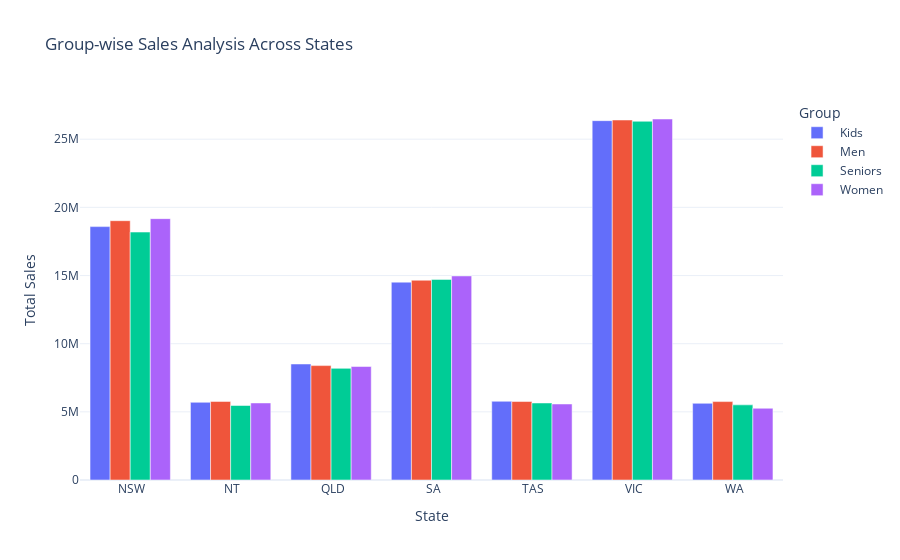

The cell this chart's notebook holds for it:
### Code cell
fig = px.bar(
    group_state_sales,
    x='State',
    y='Sales',
    color='Group',
    barmode='group',
    title='Group-wise Sales Analysis Across States',
    labels={'Sales':'Total Sales', 'State':'State'}
)
fig.show()

### Figure 1 — Plotly figure (JSON) as saved in the notebook; plotly's stock layout.template omitted (floating-point values rounded to 4 significant figures)
{"data": [{"alignmentgroup": "True", "hovertemplate": "Group= Kids<br>State=%{x}<br>Total Sales=%{y}<extra></extra>", "legendgroup": " Kids", "marker": {"color": "#636efa", "pattern": {"shape": ""}}, "name": " Kids", "offsetgroup": " Kids", "orientation": "v", "showlegend": true, "textposition": "auto", "type": "bar", "x": [" NSW", " NT", " QLD", " SA", " TAS", " VIC", " WA"], "xaxis": "x", "y": [18587500, 5700000, 8510000, 14515000, 5775000, 26360000, 5625000], "yaxis": "y"}, {"alignmentgroup": "True", "hovertemplate": "Group= Men<br>State=%{x}<br>Total Sales=%{y}<extra></extra>", "legendgroup": " Men", "marker": {"color": "#EF553B", "pattern": {"shape": ""}}, "name": " Men", "offsetgroup": " Men", "orientation": "v", "showlegend": true, "textposition": "auto", "type": "bar", "x": [" NSW", " NT", " QLD", " SA", " TAS", " VIC", " WA"], "xaxis": "x", "y": [19022500, 5762500, 8392500, 14655000, 5757500, 26407500, 5752500], "yaxis": "y"}, {"alignmentgroup": "True", "hovertemplate": "Group= Seniors<br>State=%{x}<br>Total Sales=%{y}<extra></extra>", "legendgroup": " Seniors", "marker": {"color": "#00cc96", "pattern": {"shape": ""}}, "name": " Seniors", "offsetgroup": " Seniors", "orientation": "v", "showlegend": true, "textposition": "auto", "type": "bar", "x": [" NSW", " NT", " QLD", " SA", " TAS", " VIC", " WA"], "xaxis": "x", "y": [18187500, 5465000, 8190000, 14717500, 5650000, 26315000, 5512500], "yaxis": "y"}, {"alignmentgroup": "True", "hovertemplate": "Group= Women<br>State=%{x}<br>Total Sales=%{y}<extra></extra>", "legendgroup": " Women", "marker": {"color": "#ab63fa", "pattern": {"shape": ""}}, "name": " Women", "offsetgroup": " Women", "orientation": "v", "showlegend": true, "textposition": "auto", "type": "bar", "x": [" NSW", " NT", " QLD", " SA", " TAS", " VIC", " WA"], "xaxis": "x", "y": [19172500, 5652500, 8325000, 14970000, 5577500, 26482500, 5262500], "yaxis": "y"}], "layout": {"autosize": true, "barmode": "group", "legend": {"title": {"text": "Group"}, "tracegroupgap": 0}, "title": {"text": "Group-wise Sales Analysis Across States"}, "xaxis": {"anchor": "y", "autorange": true, "domain": [0, 1], "range": [-0.5, 6.5], "title": {"text": "State"}, "type": "category"}, "yaxis": {"anchor": "x", "autorange": true, "domain": [0, 1], "range": [0, 27880000.0], "title": {"text": "Total Sales"}, "type": "linear"}}}
